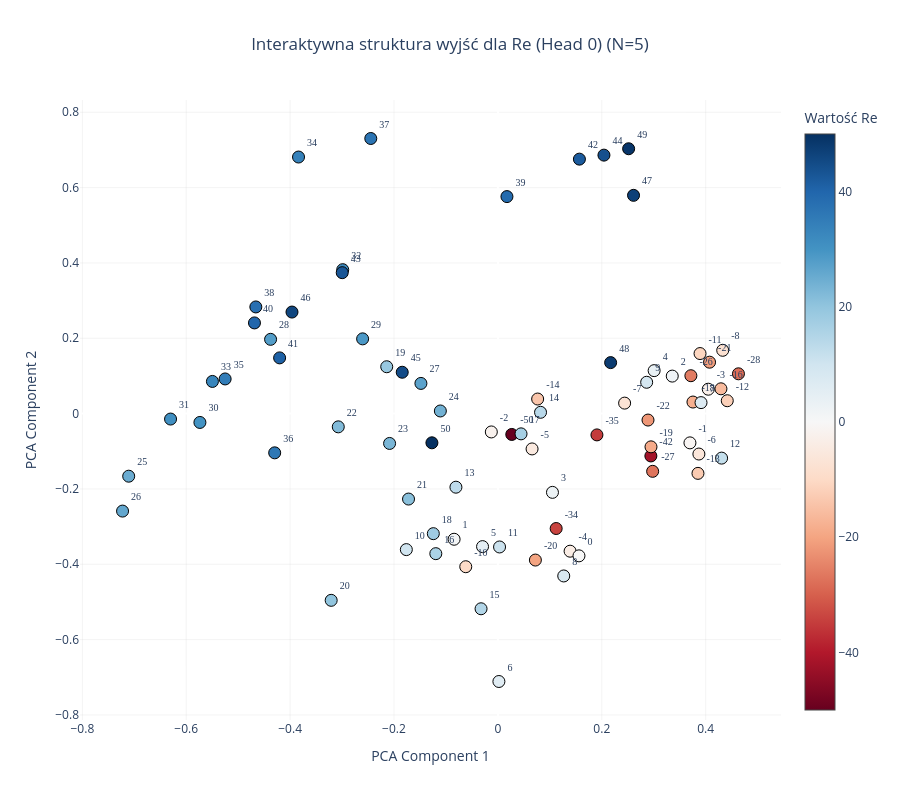
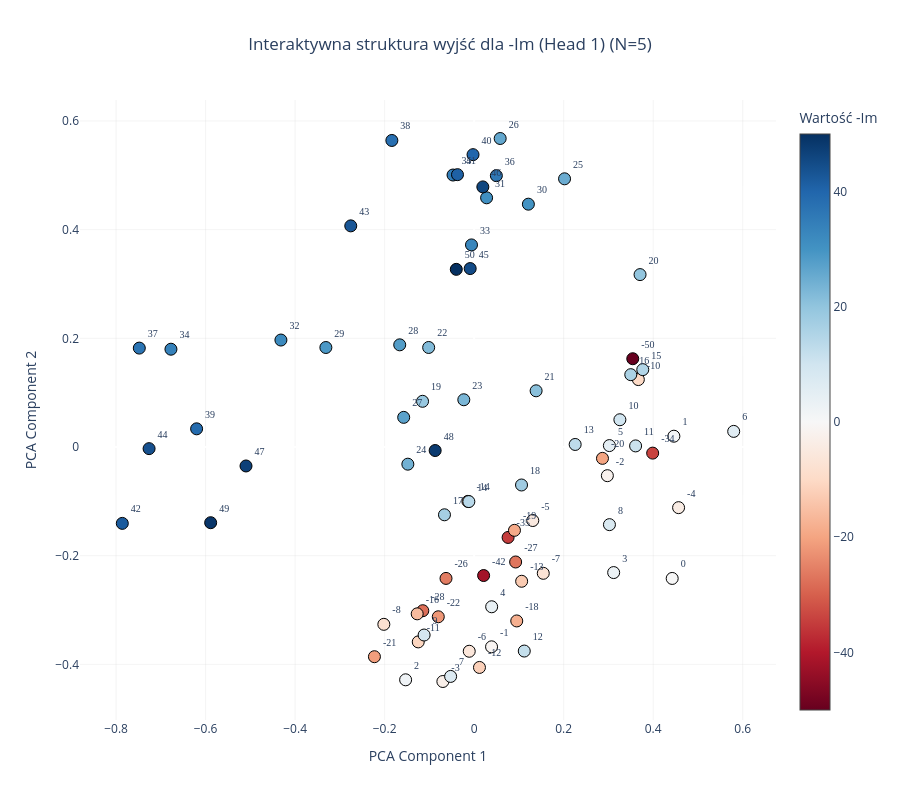

Write notebook code for charts like these, in order.
### Code cell
plot_output_head_plotly(model, N=5, head_idx=0)

plot_output_head_plotly(model, N=5, head_idx=1)

### Figure 1 — Plotly figure (JSON) as saved in the notebook; plotly's stock layout.template omitted (floating-point values rounded to 4 significant figures)
{"data": [{"hoverinfo": "text", "hovertext": ["Token ID: 0<br>Wartość algebraiczna: -50", "Token ID: 8<br>Wartość algebraiczna: -42", "Token ID: 15<br>Wartość algebraiczna: -35", "Token ID: 16<br>Wartość algebraiczna: -34", "Token ID: 22<br>Wartość algebraiczna: -28", "Token ID: 23<br>Wartość algebraiczna: -27", "Token ID: 24<br>Wartość algebraiczna: -26", "Token ID: 28<br>Wartość algebraiczna: -22", "Token ID: 29<br>Wartość algebraiczna: -21", "Token ID: 30<br>Wartość algebraiczna: -20", "Token ID: 31<br>Wartość algebraiczna: -19", "Token ID: 32<br>Wartość algebraiczna: -18", "Token ID: 34<br>Wartość algebraiczna: -16", "Token ID: 36<br>Wartość algebraiczna: -14", "Token ID: 37<br>Wartość algebraiczna: -13", "Token ID: 38<br>Wartość algebraiczna: -12", "Token ID: 39<br>Wartość algebraiczna: -11", "Token ID: 40<br>Wartość algebraiczna: -10", "Token ID: 42<br>Wartość algebraiczna: -8", "Token ID: 43<br>Wartość algebraiczna: -7", "Token ID: 44<br>Wartość algebraiczna: -6", "Token ID: 45<br>Wartość algebraiczna: -5", "Token ID: 46<br>Wartość algebraiczna: -4", "Token ID: 47<br>Wartość algebraiczna: -3", "Token ID: 48<br>Wartość algebraiczna: -2", "Token ID: 49<br>Wartość algebraiczna: -1", "Token ID: 50<br>Wartość algebraiczna: 0", "Token ID: 51<br>Wartość algebraiczna: 1", "Token ID: 52<br>Wartość algebraiczna: 2", "Token ID: 53<br>Wartość algebraiczna: 3", "Token ID: 54<br>Wartość algebraiczna: 4", "Token ID: 55<br>Wartość algebraiczna: 5", "Token ID: 56<br>Wartość algebraiczna: 6", "Token ID: 57<br>Wartość algebraiczna: 7", "Token ID: 58<br>Wartość algebraiczna: 8", "Token ID: 59<br>Wartość algebraiczna: 9", "Token ID: 60<br>Wartość algebraiczna: 10", "Token ID: 61<br>Wartość algebraiczna: 11", "Token ID: 62<br>Wartość algebraiczna: 12", "Token ID: 63<br>Wartość algebraiczna: 13", "Token ID: 64<br>Wartość algebraiczna: 14", "Token ID: 65<br>Wartość algebraiczna: 15", "Token ID: 66<br>Wartość algebraiczna: 16", "Token ID: 67<br>Wartość algebraiczna: 17", "Token ID: 68<br>Wartość algebraiczna: 18", "Token ID: 69<br>Wartość algebraiczna: 19", "Token ID: 70<br>Wartość algebraiczna: 20", "Token ID: 71<br>Wartość algebraiczna: 21", "Token ID: 72<br>Wartość algebraiczna: 22", "Token ID: 73<br>Wartość algebraiczna: 23", "Token ID: 74<br>Wartość algebraiczna: 24", "Token ID: 75<br>Wartość algebraiczna: 25", "Token ID: 76<br>Wartość algebraiczna: 26", "Token ID: 77<br>Wartość algebraiczna: 27", "Token ID: 78<br>Wartość algebraiczna: 28", "Token ID: 79<br>Wartość algebraiczna: 29", "Token ID: 80<br>Wartość algebraiczna: 30", "Token ID: 81<br>Wartość algebraiczna: 31", "Token ID: 82<br>Wartość algebraiczna: 32", "Token ID: 83<br>Wartość algebraiczna: 33", "Token ID: 84<br>Wartość algebraiczna: 34", "Token ID: 85<br>Wartość algebraiczna: 35", "Token ID: 86<br>Wartość algebraiczna: 36", "Token ID: 87<br>Wartość algebraiczna: 37", "Token ID: 88<br>Wartość algebraiczna: 38", "Token ID: 89<br>Wartość algebraiczna: 39", "Token ID: 90<br>Wartość algebraiczna: 40", "Token ID: 91<br>Wartość algebraiczna: 41", "Token ID: 92<br>Wartość algebraiczna: 42", "Token ID: 93<br>Wartość algebraiczna: 43", "Token ID: 94<br>Wartość algebraiczna: 44", "Token ID: 95<br>Wartość algebraiczna: 45", "Token ID: 96<br>Wartość algebraiczna: 46", "Token ID: 97<br>Wartość algebraiczna: 47", "Token ID: 98<br>Wartość algebraiczna: 48", "Token ID: 99<br>Wartość algebraiczna: 49", "Token ID: 100<br>Wartość algebraiczna: 50"], "marker": {"color": [-50, -42, -35, -34, -28, -27, -26, -22, -21, -20, -19, -18, -16, -14, -13, -12, -11, -10, -8, -7, -6, -5, -4, -3, -2, -1, 0, 1, 2, 3, 4, 5, 6, 7, 8, 9, 10, 11, 12, 13, 14, 15, 16, 17, 18, 19, 20, 21, 22, 23, 24, 25, 26, 27, 28, 29, 30, 31, 32, 33, 34, 35, 36, 37, 38, 39, 40, 41, 42, 43, 44, 45, 46, 47, 48, 49, 50], "colorbar": {"title": {"text": "Wartość Re"}}, "colorscale": [[0, "rgb(103,0,31)"], [0.1, "rgb(178,24,43)"], [0.2, "rgb(214,96,77)"], [0.3, "rgb(244,165,130)"], [0.4, "rgb(253,219,199)"], [0.5, "rgb(247,247,247)"], [0.6, "rgb(209,229,240)"], [0.7, "rgb(146,197,222)"], [0.8, "rgb(67,147,195)"], [0.9, "rgb(33,102,172)"], [1, "rgb(5,48,97)"]], "line": {"color": "Black", "width": 1}, "showscale": true, "size": 12}, "mode": "markers+text", "text": ["-50", "-42", "-35", "-34", "-28", "-27", "-26", "-22", "-21", "-20", "-19", "-18", "-16", "-14", "-13", "-12", "-11", "-10", "-8", "-7", "-6", "-5", "-4", "-3", "-2", "-1", "0", "1", "2", "3", "4", "5", "6", "7", "8", "9", "10", "11", "12", "13", "14", "15", "16", "17", "18", "19", "20", "21", "22", "23", "24", "25", "26", "27", "28", "29", "30", "31", "32", "33", "34", "35", "36", "37", "38", "39", "40", "41", "42", "43", "44", "45", "46", "47", "48", "49", "50"], "textfont": {"family": "Arial Black", "size": 10}, "textposition": "top right", "type": "scatter", "x": [0.02671, 0.2945, 0.1907, 0.1122, 0.4631, 0.2979, 0.3715, 0.289, 0.4075, 0.07218, 0.2947, 0.3755, 0.4294, 0.07653, 0.3852, 0.4416, 0.3891, -0.06188, 0.4328, 0.244, 0.3869, 0.06579, 0.139, 0.405, -0.01266, 0.3697, 0.1561, -0.08432, 0.3357, 0.1051, 0.3008, -0.02955, 0.001919, 0.391, 0.1267, 0.2864, -0.1763, 0.003199, 0.4307, -0.08079, 0.08208, -0.03243, -0.1195, 0.04454, -0.1243, -0.214, -0.321, -0.1721, -0.3073, -0.2085, -0.1108, -0.7108, -0.7226, -0.1482, -0.4376, -0.2605, -0.5737, -0.6302, -0.2987, -0.5496, -0.3838, -0.5251, -0.4297, -0.2447, -0.466, 0.0174, -0.4686, -0.4202, 0.1569, -0.2997, 0.2041, -0.1842, -0.3964, 0.2611, 0.217, 0.2517, -0.127], "y": [-0.05532, -0.1124, -0.0565, -0.305, 0.1057, -0.1532, 0.1006, -0.0171, 0.1365, -0.3887, -0.08823, 0.03073, 0.06585, 0.03874, -0.1586, 0.0342, 0.1594, -0.4065, 0.168, 0.02786, -0.1073, -0.09376, -0.3652, 0.0648, -0.04864, -0.07763, -0.3776, -0.3335, 0.09959, -0.2091, 0.1141, -0.3531, -0.7112, 0.02919, -0.431, 0.0832, -0.361, -0.354, -0.1182, -0.1953, 0.003467, -0.5181, -0.3718, -0.05373, -0.3187, 0.1245, -0.4957, -0.2268, -0.03515, -0.0792, 0.006988, -0.1661, -0.2588, 0.08019, 0.1972, 0.1984, -0.02342, -0.01446, 0.3821, 0.08545, 0.6812, 0.09201, -0.1041, 0.7304, 0.2832, 0.5761, 0.2408, 0.148, 0.6756, 0.3742, 0.6862, 0.1098, 0.2696, 0.5794, 0.1354, 0.7031, -0.07749]}], "layout": {"height": 800, "paper_bgcolor": "white", "plot_bgcolor": "white", "showlegend": false, "title": {"text": "Interaktywna struktura wyjść dla Re (Head 0) (N=5)", "x": 0.5, "xanchor": "center"}, "width": 900, "xaxis": {"gridcolor": "rgba(200,200,200,0.2)", "title": {"text": "PCA Component 1"}}, "yaxis": {"gridcolor": "rgba(200,200,200,0.2)", "title": {"text": "PCA Component 2"}}}}

### Figure 2 — Plotly figure (JSON) as saved in the notebook; plotly's stock layout.template omitted (floating-point values rounded to 4 significant figures)
{"data": [{"hoverinfo": "text", "hovertext": ["Token ID: 0<br>Wartość algebraiczna: -50", "Token ID: 8<br>Wartość algebraiczna: -42", "Token ID: 15<br>Wartość algebraiczna: -35", "Token ID: 16<br>Wartość algebraiczna: -34", "Token ID: 22<br>Wartość algebraiczna: -28", "Token ID: 23<br>Wartość algebraiczna: -27", "Token ID: 24<br>Wartość algebraiczna: -26", "Token ID: 28<br>Wartość algebraiczna: -22", "Token ID: 29<br>Wartość algebraiczna: -21", "Token ID: 30<br>Wartość algebraiczna: -20", "Token ID: 31<br>Wartość algebraiczna: -19", "Token ID: 32<br>Wartość algebraiczna: -18", "Token ID: 34<br>Wartość algebraiczna: -16", "Token ID: 36<br>Wartość algebraiczna: -14", "Token ID: 37<br>Wartość algebraiczna: -13", "Token ID: 38<br>Wartość algebraiczna: -12", "Token ID: 39<br>Wartość algebraiczna: -11", "Token ID: 40<br>Wartość algebraiczna: -10", "Token ID: 42<br>Wartość algebraiczna: -8", "Token ID: 43<br>Wartość algebraiczna: -7", "Token ID: 44<br>Wartość algebraiczna: -6", "Token ID: 45<br>Wartość algebraiczna: -5", "Token ID: 46<br>Wartość algebraiczna: -4", "Token ID: 47<br>Wartość algebraiczna: -3", "Token ID: 48<br>Wartość algebraiczna: -2", "Token ID: 49<br>Wartość algebraiczna: -1", "Token ID: 50<br>Wartość algebraiczna: 0", "Token ID: 51<br>Wartość algebraiczna: 1", "Token ID: 52<br>Wartość algebraiczna: 2", "Token ID: 53<br>Wartość algebraiczna: 3", "Token ID: 54<br>Wartość algebraiczna: 4", "Token ID: 55<br>Wartość algebraiczna: 5", "Token ID: 56<br>Wartość algebraiczna: 6", "Token ID: 57<br>Wartość algebraiczna: 7", "Token ID: 58<br>Wartość algebraiczna: 8", "Token ID: 59<br>Wartość algebraiczna: 9", "Token ID: 60<br>Wartość algebraiczna: 10", "Token ID: 61<br>Wartość algebraiczna: 11", "Token ID: 62<br>Wartość algebraiczna: 12", "Token ID: 63<br>Wartość algebraiczna: 13", "Token ID: 64<br>Wartość algebraiczna: 14", "Token ID: 65<br>Wartość algebraiczna: 15", "Token ID: 66<br>Wartość algebraiczna: 16", "Token ID: 67<br>Wartość algebraiczna: 17", "Token ID: 68<br>Wartość algebraiczna: 18", "Token ID: 69<br>Wartość algebraiczna: 19", "Token ID: 70<br>Wartość algebraiczna: 20", "Token ID: 71<br>Wartość algebraiczna: 21", "Token ID: 72<br>Wartość algebraiczna: 22", "Token ID: 73<br>Wartość algebraiczna: 23", "Token ID: 74<br>Wartość algebraiczna: 24", "Token ID: 75<br>Wartość algebraiczna: 25", "Token ID: 76<br>Wartość algebraiczna: 26", "Token ID: 77<br>Wartość algebraiczna: 27", "Token ID: 78<br>Wartość algebraiczna: 28", "Token ID: 79<br>Wartość algebraiczna: 29", "Token ID: 80<br>Wartość algebraiczna: 30", "Token ID: 81<br>Wartość algebraiczna: 31", "Token ID: 82<br>Wartość algebraiczna: 32", "Token ID: 83<br>Wartość algebraiczna: 33", "Token ID: 84<br>Wartość algebraiczna: 34", "Token ID: 85<br>Wartość algebraiczna: 35", "Token ID: 86<br>Wartość algebraiczna: 36", "Token ID: 87<br>Wartość algebraiczna: 37", "Token ID: 88<br>Wartość algebraiczna: 38", "Token ID: 89<br>Wartość algebraiczna: 39", "Token ID: 90<br>Wartość algebraiczna: 40", "Token ID: 91<br>Wartość algebraiczna: 41", "Token ID: 92<br>Wartość algebraiczna: 42", "Token ID: 93<br>Wartość algebraiczna: 43", "Token ID: 94<br>Wartość algebraiczna: 44", "Token ID: 95<br>Wartość algebraiczna: 45", "Token ID: 96<br>Wartość algebraiczna: 46", "Token ID: 97<br>Wartość algebraiczna: 47", "Token ID: 98<br>Wartość algebraiczna: 48", "Token ID: 99<br>Wartość algebraiczna: 49", "Token ID: 100<br>Wartość algebraiczna: 50"], "marker": {"color": [-50, -42, -35, -34, -28, -27, -26, -22, -21, -20, -19, -18, -16, -14, -13, -12, -11, -10, -8, -7, -6, -5, -4, -3, -2, -1, 0, 1, 2, 3, 4, 5, 6, 7, 8, 9, 10, 11, 12, 13, 14, 15, 16, 17, 18, 19, 20, 21, 22, 23, 24, 25, 26, 27, 28, 29, 30, 31, 32, 33, 34, 35, 36, 37, 38, 39, 40, 41, 42, 43, 44, 45, 46, 47, 48, 49, 50], "colorbar": {"title": {"text": "Wartość -Im"}}, "colorscale": [[0, "rgb(103,0,31)"], [0.1, "rgb(178,24,43)"], [0.2, "rgb(214,96,77)"], [0.3, "rgb(244,165,130)"], [0.4, "rgb(253,219,199)"], [0.5, "rgb(247,247,247)"], [0.6, "rgb(209,229,240)"], [0.7, "rgb(146,197,222)"], [0.8, "rgb(67,147,195)"], [0.9, "rgb(33,102,172)"], [1, "rgb(5,48,97)"]], "line": {"color": "Black", "width": 1}, "showscale": true, "size": 12}, "mode": "markers+text", "text": ["-50", "-42", "-35", "-34", "-28", "-27", "-26", "-22", "-21", "-20", "-19", "-18", "-16", "-14", "-13", "-12", "-11", "-10", "-8", "-7", "-6", "-5", "-4", "-3", "-2", "-1", "0", "1", "2", "3", "4", "5", "6", "7", "8", "9", "10", "11", "12", "13", "14", "15", "16", "17", "18", "19", "20", "21", "22", "23", "24", "25", "26", "27", "28", "29", "30", "31", "32", "33", "34", "35", "36", "37", "38", "39", "40", "41", "42", "43", "44", "45", "46", "47", "48", "49", "50"], "textfont": {"family": "Arial Black", "size": 10}, "textposition": "top right", "type": "scatter", "x": [0.3543, 0.02114, 0.07583, 0.3988, -0.1147, 0.09265, -0.06287, -0.08014, -0.2228, 0.2867, 0.09008, 0.09512, -0.1272, -0.01398, 0.1061, 0.01186, -0.1249, 0.3668, -0.2018, 0.1544, -0.01099, 0.1309, 0.4567, -0.06991, 0.2976, 0.03886, 0.4424, 0.4462, -0.1531, 0.3116, 0.03911, 0.3021, 0.5798, -0.05258, 0.3022, -0.1118, 0.3255, 0.3606, 0.1119, 0.2257, -0.01189, 0.3767, 0.3499, -0.06632, 0.1058, -0.1153, 0.3706, 0.1384, -0.1016, -0.02314, -0.1481, 0.202, 0.05812, -0.1574, -0.1663, -0.3313, 0.1211, 0.0278, -0.4317, -0.00595, -0.6774, -0.04722, 0.0496, -0.748, -0.1839, -0.62, -0.002511, -0.03723, -0.786, -0.2757, -0.7262, -0.008892, 0.01939, -0.5097, -0.08713, -0.5886, -0.03992], "y": [0.1625, -0.2365, -0.1664, -0.01123, -0.3012, -0.2116, -0.2418, -0.3124, -0.3859, -0.0209, -0.1533, -0.3201, -0.307, -0.1, -0.247, -0.4056, -0.3586, 0.1241, -0.3263, -0.2324, -0.3758, -0.1353, -0.1116, -0.4315, -0.05275, -0.3677, -0.2418, 0.01988, -0.4284, -0.231, -0.294, 0.002611, 0.02875, -0.4221, -0.1429, -0.346, 0.05017, 0.002006, -0.3755, 0.004686, -0.1004, 0.1424, 0.1331, -0.1247, -0.06989, 0.08409, 0.3173, 0.1034, 0.1831, 0.08695, -0.0316, 0.4935, 0.5677, 0.05455, 0.188, 0.1831, 0.4468, 0.4585, 0.1968, 0.3719, 0.18, 0.5005, 0.4993, 0.182, 0.5641, 0.03347, 0.538, 0.5012, -0.1405, 0.4069, -0.002975, 0.3283, 0.4786, -0.03489, -0.006457, -0.1393, 0.3269]}], "layout": {"height": 800, "paper_bgcolor": "white", "plot_bgcolor": "white", "showlegend": false, "title": {"text": "Interaktywna struktura wyjść dla -Im (Head 1) (N=5)", "x": 0.5, "xanchor": "center"}, "width": 900, "xaxis": {"gridcolor": "rgba(200,200,200,0.2)", "title": {"text": "PCA Component 1"}}, "yaxis": {"gridcolor": "rgba(200,200,200,0.2)", "title": {"text": "PCA Component 2"}}}}
